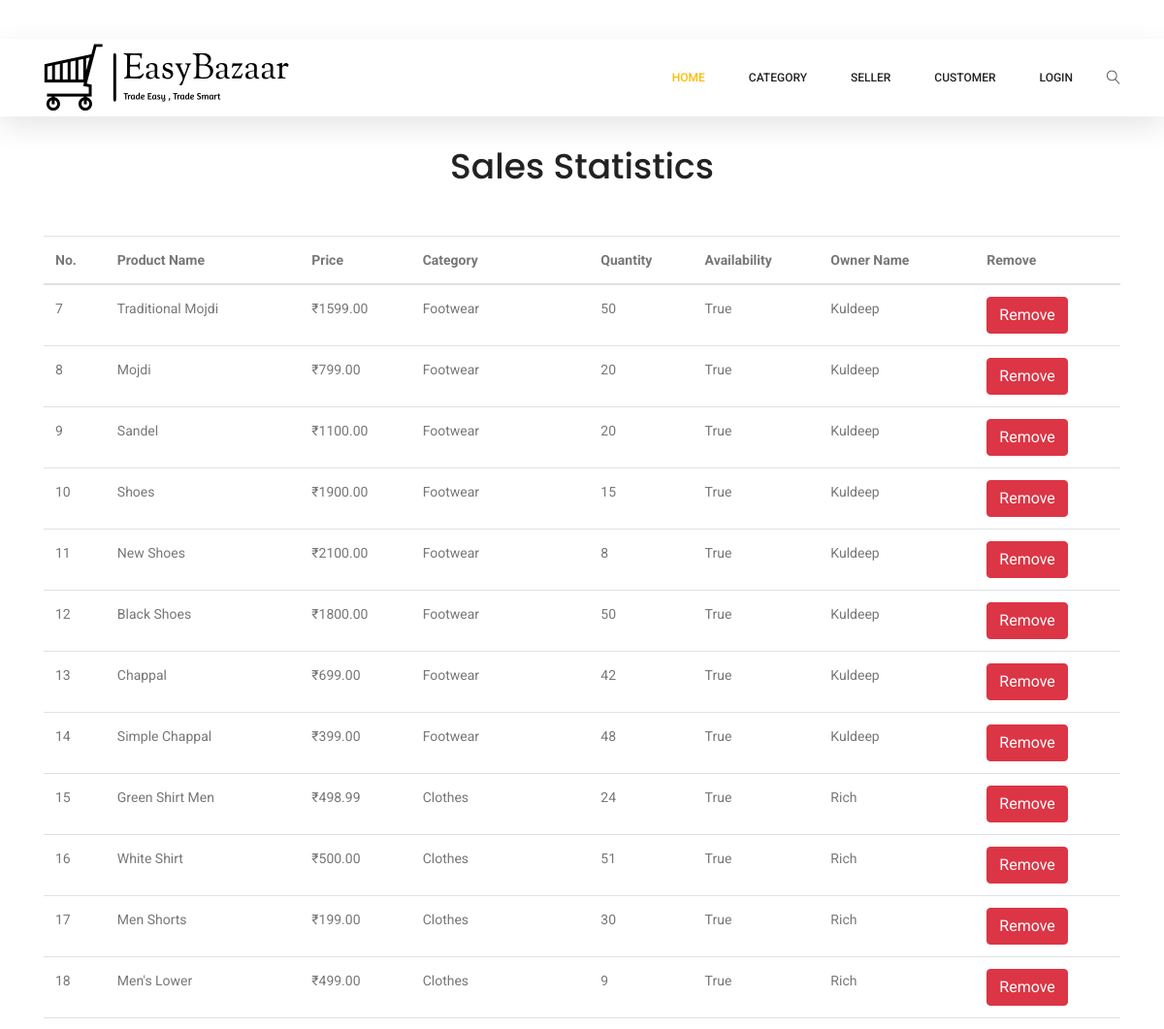
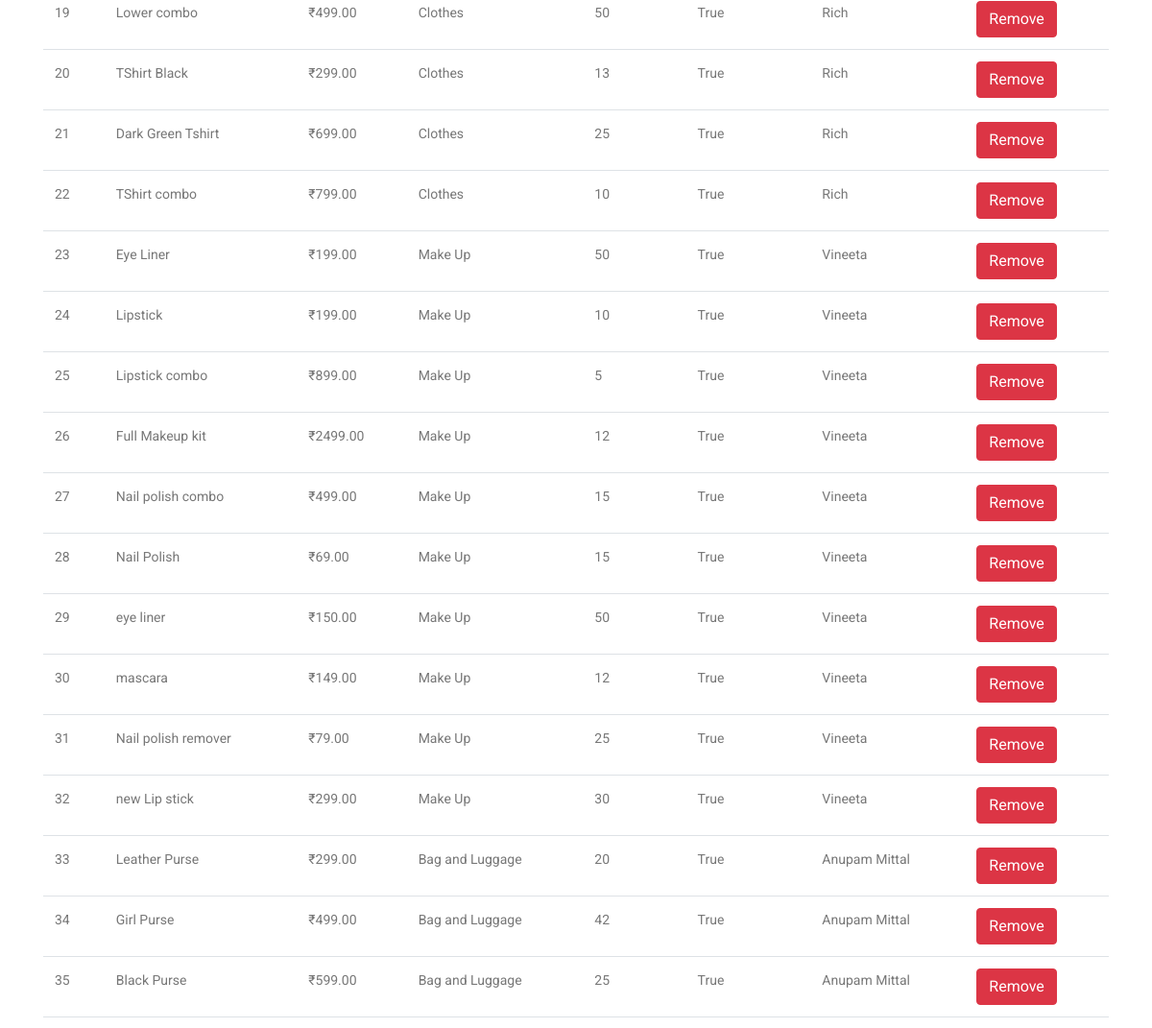
Before: /admin_home/ (upper part) with the older database file (2 pictures, top to bottom).
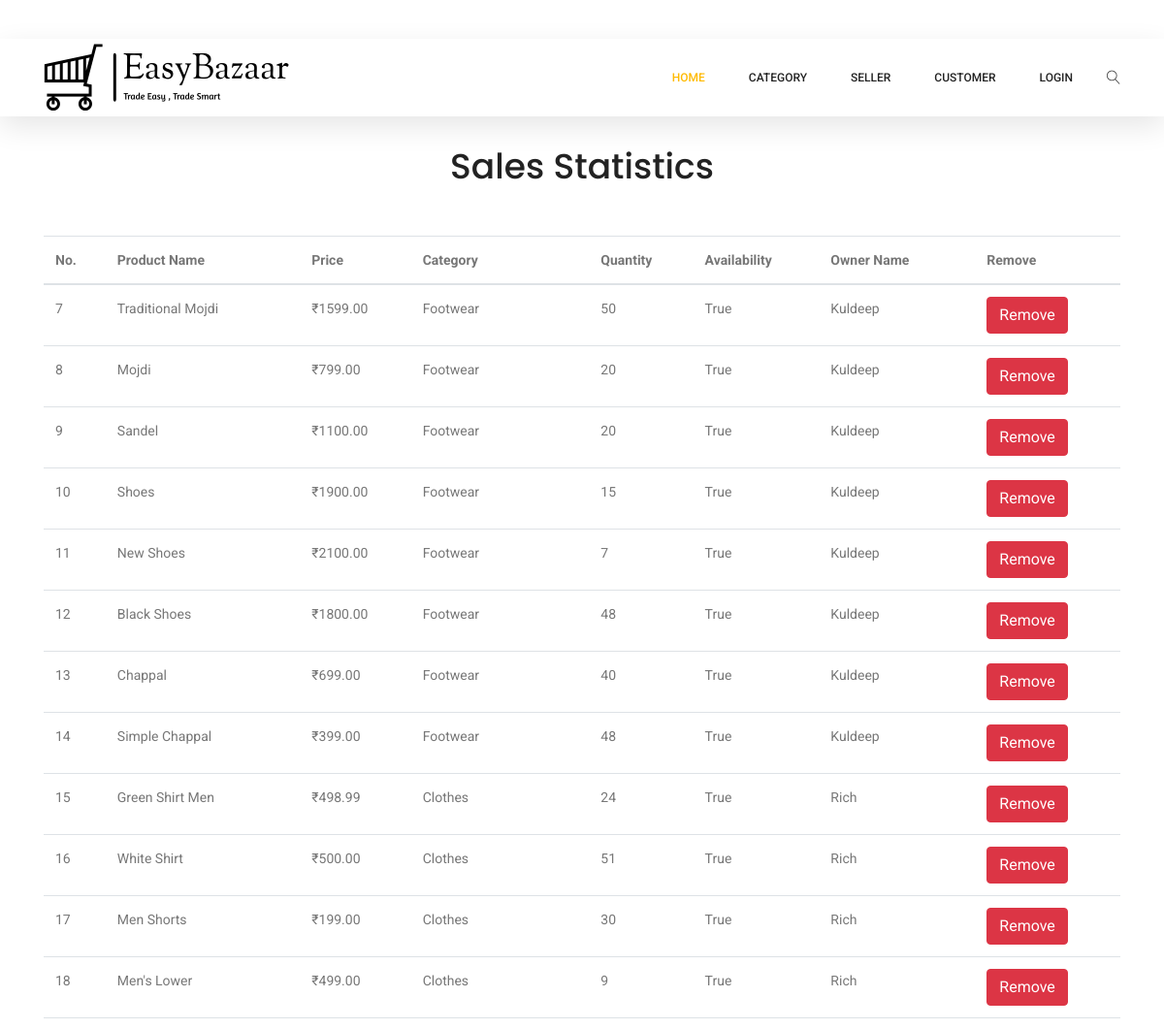
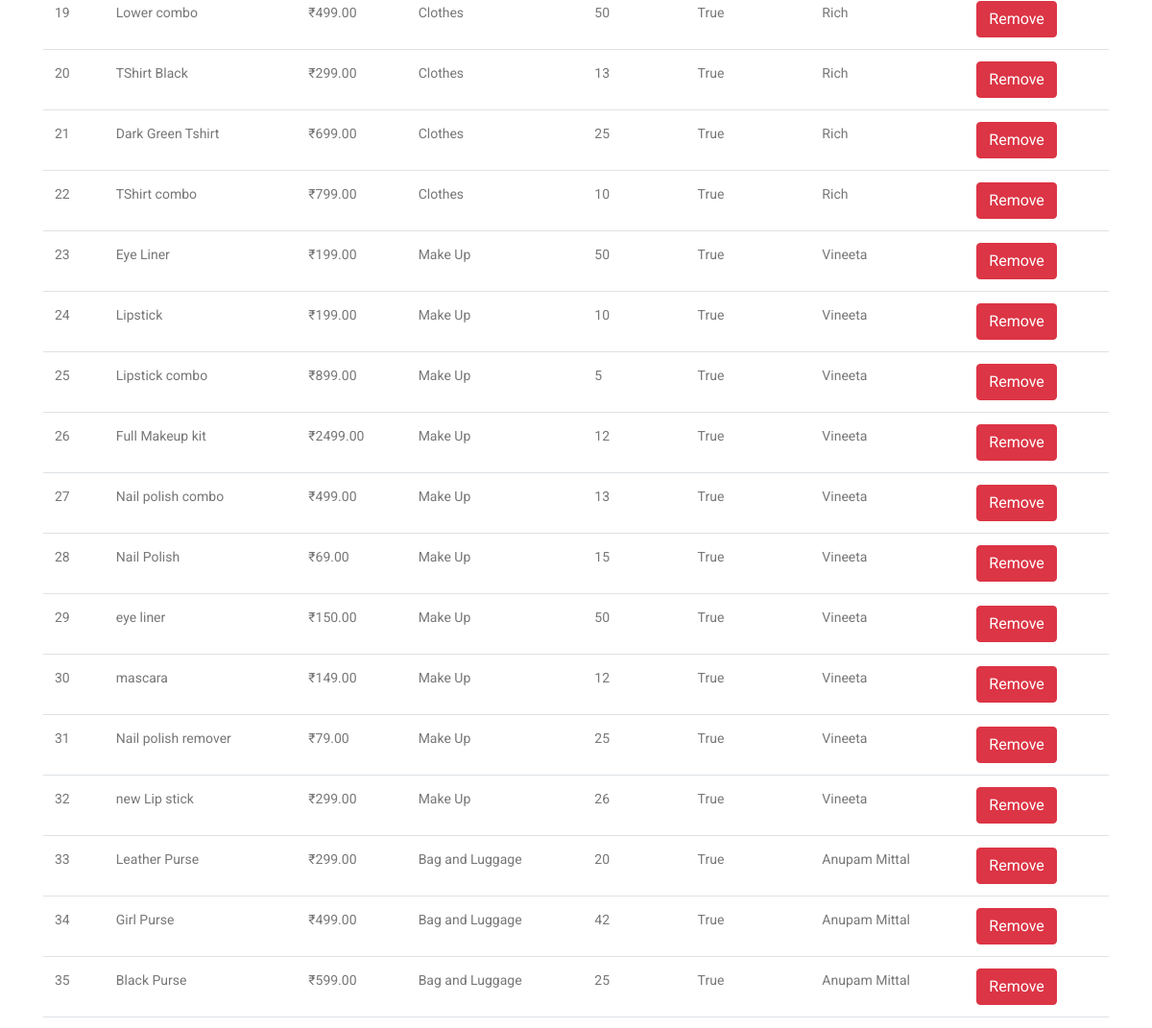
After: the same page with the newer database file (2 pictures, top to bottom).
### main/models.py (models this page shows, shortened)
class Product(models.Model):
    id = models.AutoField(primary_key=True)
    name = models.CharField(max_length=20)
    name = models.CharField(max_length=50)
    price = models.DecimalField(max_digits=10, decimal_places=2)
    description = models.TextField(max_length=200, default='', null=True, blank=True)
    image = models.ImageField(upload_to='uploads/products/')
    category = models.ForeignKey(Category, on_delete=models.CASCADE, default=1)
    seller_id = models.ForeignKey(Seller, on_delete=models.CASCADE, default=1)
    stock = models.IntegerField()
    available = models.BooleanField(default=True)
    subcategory = models.CharField(max_length=50,null=True,blank=True)

class Category(models.Model):
    id = models.AutoField(primary_key=True)
    name = models.CharField(max_length=20)
    photo = models.ImageField(upload_to='uploads/categories')
    description = models.TextField(max_length=200, default='', null=True, blank=True)
    class Meta:
        verbose_name_plural = 'categories'

class Seller(models.Model):
    id = models.AutoField(primary_key=True)
    name = models.CharField(max_length=50)
    phone = models.CharField(max_length=10)
    email = models.EmailField()
    password = models.CharField(max_length=500)
    company_name = models.CharField(max_length=255,null=True)
    proof_img = models.ImageField(upload_to='uploads/Seller/',null=True)

### main/views.py (the view)
# urls.py: path('admin_home/', views.admin_home , name = 'admin_home'),
def admin_home(request):
    products = Product.objects.all()
    data = {
        "products":products
    }
    return render(request , 'admin-home.html',data )

### templates/admin-home.html
{% extends 'admin-base.html' %}
{% block content %}
	<section class="section_gap" style="margin-top:50px;">
		<div class="single-product-slider">
			<div class="container">
				<div class="row justify-content-center">
					<div class="col-lg-6 text-center">
						<div class="section-title">
							<h1>Sales Statistics</h1>
						</div>
					</div>
				</div>
    <table class="table">
        <thead>
          <tr>
            <th>No.</th>
            <th>Product Name</th>
            <th>Price</th>
            <th>Category</th>
            <th>Quantity</th>
            <th>Availability</th>
            <th>Owner Name</th>
            <th>Remove</th>
          </tr>
        </thead>
        <tbody>
          {% for p in products %}
          <tr>
            <td>{{p.id}}</td>
            <td>{{p.name}}</td>
            <td> &#8377;{{p.price}} </td>
            <td> {{p.category.name}}</td>
            <td>{{p.stock}}</td>
            <td>{{p.available}}</td>
            <td>{{p.seller_id.name}}</td>
            <td><div class="buttons">
              <a
                href="{% url 'remove_product' p.id %}"
                class="btn btn-danger"
                >Remove</a
              >
            </div></td>
          </tr>
          {% endfor %}
        </tbody>
      </table>
			</div>
		</div>
	</section>
{% endblock %}

Changed rows visible on the page:
changed Product "New Shoes": stock "8" → "7"
changed Product "Black Shoes": stock "50" → "48"
changed Product "Chappal": stock "42" → "40"
changed Product "Nail polish combo": stock "15" → "13"
changed Product "new Lip stick": stock "30" → "26"
